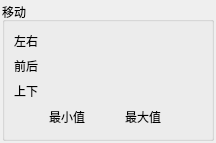
<?xml version="1.0" encoding="UTF-8"?>
<ui version="4.0">
 <class>qMRMLTransformSliders</class>
 <widget class="qMRMLWidget" name="qMRMLTransformSliders">
  <property name="geometry">
   <rect>
    <x>0</x>
    <y>0</y>
    <width>216</width>
    <height>143</height>
   </rect>
  </property>
  <property name="windowTitle">
   <string>Transform</string>
  </property>
  <layout class="QVBoxLayout" name="verticalLayout">
   <property name="spacing">
    <number>2</number>
   </property>
   <property name="leftMargin">
    <number>2</number>
   </property>
   <property name="topMargin">
    <number>2</number>
   </property>
   <property name="rightMargin">
    <number>2</number>
   </property>
   <property name="bottomMargin">
    <number>2</number>
   </property>
   <item>
    <widget class="ctkCollapsibleGroupBox" name="SlidersGroupBox">
     <property name="title">
      <string>移动</string>
     </property>
     <layout class="QGridLayout" name="gridLayout">
      <item row="0" column="0">
       <widget class="QLabel" name="LRLabel">
        <property name="toolTip">
         <string/>
        </property>
        <property name="text">
         <string>左右</string>
        </property>
       </widget>
      </item>
      <item row="0" column="1">
       <widget class="qMRMLLinearTransformSlider" name="LRSlider" native="true">
        <property name="sizePolicy">
         <sizepolicy hsizetype="Preferred" vsizetype="Fixed">
          <horstretch>0</horstretch>
          <verstretch>0</verstretch>
         </sizepolicy>
        </property>
        <property name="toolTip">
         <string/>
        </property>
        <property name="minimum" stdset="0">
         <double>-200.000000000000000</double>
        </property>
        <property name="maximum" stdset="0">
         <double>200.000000000000000</double>
        </property>
       </widget>
      </item>
      <item row="1" column="0">
       <widget class="QLabel" name="PALabel">
        <property name="toolTip">
         <string/>
        </property>
        <property name="text">
         <string>前后</string>
        </property>
       </widget>
      </item>
      <item row="1" column="1">
       <widget class="qMRMLLinearTransformSlider" name="PASlider" native="true">
        <property name="sizePolicy">
         <sizepolicy hsizetype="Preferred" vsizetype="Fixed">
          <horstretch>0</horstretch>
          <verstretch>0</verstretch>
         </sizepolicy>
        </property>
        <property name="toolTip">
         <string/>
        </property>
        <property name="minimum" stdset="0">
         <double>-200.000000000000000</double>
        </property>
        <property name="maximum" stdset="0">
         <double>200.000000000000000</double>
        </property>
       </widget>
      </item>
      <item row="2" column="0">
       <widget class="QLabel" name="ISLabel">
        <property name="toolTip">
         <string/>
        </property>
        <property name="text">
         <string>上下</string>
        </property>
       </widget>
      </item>
      <item row="2" column="1">
       <widget class="qMRMLLinearTransformSlider" name="ISSlider" native="true">
        <property name="sizePolicy">
         <sizepolicy hsizetype="Preferred" vsizetype="Fixed">
          <horstretch>0</horstretch>
          <verstretch>0</verstretch>
         </sizepolicy>
        </property>
        <property name="toolTip">
         <string/>
        </property>
        <property name="minimum" stdset="0">
         <double>-200.000000000000000</double>
        </property>
        <property name="maximum" stdset="0">
         <double>200.000000000000000</double>
        </property>
       </widget>
      </item>
      <item row="3" column="0" colspan="2">
       <widget class="QWidget" name="MinMaxWidget" native="true">
        <property name="sizePolicy">
         <sizepolicy hsizetype="Preferred" vsizetype="Maximum">
          <horstretch>0</horstretch>
          <verstretch>0</verstretch>
         </sizepolicy>
        </property>
        <layout class="QHBoxLayout" name="horizontalLayout_3">
         <property name="spacing">
          <number>0</number>
         </property>
         <property name="leftMargin">
          <number>0</number>
         </property>
         <property name="topMargin">
          <number>0</number>
         </property>
         <property name="rightMargin">
          <number>0</number>
         </property>
         <property name="bottomMargin">
          <number>0</number>
         </property>
         <item>
          <spacer name="horizontalSpacer_2">
           <property name="orientation">
            <enum>Qt::Horizontal</enum>
           </property>
           <property name="sizeHint" stdset="0">
            <size>
             <width>40</width>
             <height>20</height>
            </size>
           </property>
          </spacer>
         </item>
         <item>
          <layout class="QHBoxLayout" name="horizontalLayout_2">
           <property name="spacing">
            <number>6</number>
           </property>
           <item>
            <widget class="QLabel" name="MinLabel">
             <property name="text">
              <string>最小值</string>
             </property>
            </widget>
           </item>
           <item>
            <widget class="qMRMLSpinBox" name="MinValueSpinBox" native="true">
             <property name="sizePolicy">
              <sizepolicy hsizetype="Preferred" vsizetype="Fixed">
               <horstretch>0</horstretch>
               <verstretch>0</verstretch>
              </sizepolicy>
             </property>
             <property name="minimum" stdset="0">
              <double>-1000000000.000000000000000</double>
             </property>
             <property name="value" stdset="0">
              <double>-200.000000000000000</double>
             </property>
             <property name="quantity" stdset="0">
              <string>length</string>
             </property>
            </widget>
           </item>
          </layout>
         </item>
         <item>
          <spacer name="horizontalSpacer">
           <property name="orientation">
            <enum>Qt::Horizontal</enum>
           </property>
           <property name="sizeHint" stdset="0">
            <size>
             <width>40</width>
             <height>20</height>
            </size>
           </property>
          </spacer>
         </item>
         <item>
          <layout class="QHBoxLayout" name="horizontalLayout">
           <property name="spacing">
            <number>6</number>
           </property>
           <item>
            <widget class="QLabel" name="MaxLabel">
             <property name="text">
              <string>最大值</string>
             </property>
            </widget>
           </item>
           <item>
            <widget class="qMRMLSpinBox" name="MaxValueSpinBox" native="true">
             <property name="sizePolicy">
              <sizepolicy hsizetype="Preferred" vsizetype="Fixed">
               <horstretch>0</horstretch>
               <verstretch>0</verstretch>
              </sizepolicy>
             </property>
             <property name="minimum" stdset="0">
              <double>-1000000000.000000000000000</double>
             </property>
             <property name="maximum" stdset="0">
              <double>1000000000.000000000000000</double>
             </property>
             <property name="value" stdset="0">
              <double>200.000000000000000</double>
             </property>
             <property name="quantity" stdset="0">
              <string>length</string>
             </property>
            </widget>
           </item>
          </layout>
         </item>
         <item>
          <spacer name="horizontalSpacer_3">
           <property name="orientation">
            <enum>Qt::Horizontal</enum>
           </property>
           <property name="sizeHint" stdset="0">
            <size>
             <width>40</width>
             <height>20</height>
            </size>
           </property>
          </spacer>
         </item>
        </layout>
       </widget>
      </item>
      <item row="4" column="0" colspan="2">
       <spacer name="verticalSpacer">
        <property name="orientation">
         <enum>Qt::Vertical</enum>
        </property>
        <property name="sizeType">
         <enum>QSizePolicy::Preferred</enum>
        </property>
        <property name="sizeHint" stdset="0">
         <size>
          <width>0</width>
          <height>0</height>
         </size>
        </property>
       </spacer>
      </item>
     </layout>
    </widget>
   </item>
  </layout>
 </widget>
 <customwidgets>
  <customwidget>
   <class>qMRMLWidget</class>
   <extends>QWidget</extends>
   <header>qMRMLWidget.h</header>
   <container>1</container>
  </customwidget>
  <customwidget>
   <class>ctkSliderWidget</class>
   <extends>QWidget</extends>
   <header>ctkSliderWidget.h</header>
  </customwidget>
  <customwidget>
   <class>ctkCollapsibleGroupBox</class>
   <extends>QGroupBox</extends>
   <header>ctkCollapsibleGroupBox.h</header>
   <container>1</container>
  </customwidget>
  <customwidget>
   <class>qMRMLSliderWidget</class>
   <extends>ctkSliderWidget</extends>
   <header>qMRMLSliderWidget.h</header>
   <container>1</container>
  </customwidget>
  <customwidget>
   <class>ctkDoubleSpinBox</class>
   <extends>QWidget</extends>
   <header>ctkDoubleSpinBox.h</header>
  </customwidget>
  <customwidget>
   <class>qMRMLLinearTransformSlider</class>
   <extends>qMRMLSliderWidget</extends>
   <header>qMRMLLinearTransformSlider.h</header>
   <container>1</container>
  </customwidget>
  <customwidget>
   <class>qMRMLSpinBox</class>
   <extends>ctkDoubleSpinBox</extends>
   <header>qMRMLSpinBox.h</header>
  </customwidget>
 </customwidgets>
 <resources/>
 <connections>
  <connection>
   <sender>MinValueSpinBox</sender>
   <signal>decimalsChanged(int)</signal>
   <receiver>MaxValueSpinBox</receiver>
   <slot>setDecimals(int)</slot>
   <hints>
    <hint type="sourcelabel">
     <x>59</x>
     <y>123</y>
    </hint>
    <hint type="destinationlabel">
     <x>194</x>
     <y>123</y>
    </hint>
   </hints>
  </connection>
  <connection>
   <sender>MaxValueSpinBox</sender>
   <signal>decimalsChanged(int)</signal>
   <receiver>LRSlider</receiver>
   <slot>setDecimals(int)</slot>
   <hints>
    <hint type="sourcelabel">
     <x>194</x>
     <y>123</y>
    </hint>
    <hint type="destinationlabel">
     <x>219</x>
     <y>44</y>
    </hint>
   </hints>
  </connection>
  <connection>
   <sender>LRSlider</sender>
   <signal>decimalsChanged(int)</signal>
   <receiver>MinValueSpinBox</receiver>
   <slot>setDecimals(int)</slot>
   <hints>
    <hint type="sourcelabel">
     <x>152</x>
     <y>44</y>
    </hint>
    <hint type="destinationlabel">
     <x>59</x>
     <y>123</y>
    </hint>
   </hints>
  </connection>
  <connection>
   <sender>qMRMLTransformSliders</sender>
   <signal>mrmlSceneChanged(vtkMRMLScene*)</signal>
   <receiver>LRSlider</receiver>
   <slot>setMRMLScene(vtkMRMLScene*)</slot>
   <hints>
    <hint type="sourcelabel">
     <x>115</x>
     <y>71</y>
    </hint>
    <hint type="destinationlabel">
     <x>86</x>
     <y>33</y>
    </hint>
   </hints>
  </connection>
  <connection>
   <sender>qMRMLTransformSliders</sender>
   <signal>mrmlSceneChanged(vtkMRMLScene*)</signal>
   <receiver>PASlider</receiver>
   <slot>setMRMLScene(vtkMRMLScene*)</slot>
   <hints>
    <hint type="sourcelabel">
     <x>115</x>
     <y>71</y>
    </hint>
    <hint type="destinationlabel">
     <x>125</x>
     <y>60</y>
    </hint>
   </hints>
  </connection>
  <connection>
   <sender>qMRMLTransformSliders</sender>
   <signal>mrmlSceneChanged(vtkMRMLScene*)</signal>
   <receiver>ISSlider</receiver>
   <slot>setMRMLScene(vtkMRMLScene*)</slot>
   <hints>
    <hint type="sourcelabel">
     <x>115</x>
     <y>71</y>
    </hint>
    <hint type="destinationlabel">
     <x>125</x>
     <y>86</y>
    </hint>
   </hints>
  </connection>
  <connection>
   <sender>qMRMLTransformSliders</sender>
   <signal>mrmlSceneChanged(vtkMRMLScene*)</signal>
   <receiver>MaxValueSpinBox</receiver>
   <slot>setMRMLScene(vtkMRMLScene*)</slot>
   <hints>
    <hint type="sourcelabel">
     <x>115</x>
     <y>71</y>
    </hint>
    <hint type="destinationlabel">
     <x>194</x>
     <y>113</y>
    </hint>
   </hints>
  </connection>
  <connection>
   <sender>qMRMLTransformSliders</sender>
   <signal>mrmlSceneChanged(vtkMRMLScene*)</signal>
   <receiver>MinValueSpinBox</receiver>
   <slot>setMRMLScene(vtkMRMLScene*)</slot>
   <hints>
    <hint type="sourcelabel">
     <x>115</x>
     <y>71</y>
    </hint>
    <hint type="destinationlabel">
     <x>59</x>
     <y>113</y>
    </hint>
   </hints>
  </connection>
 </connections>
</ui>
